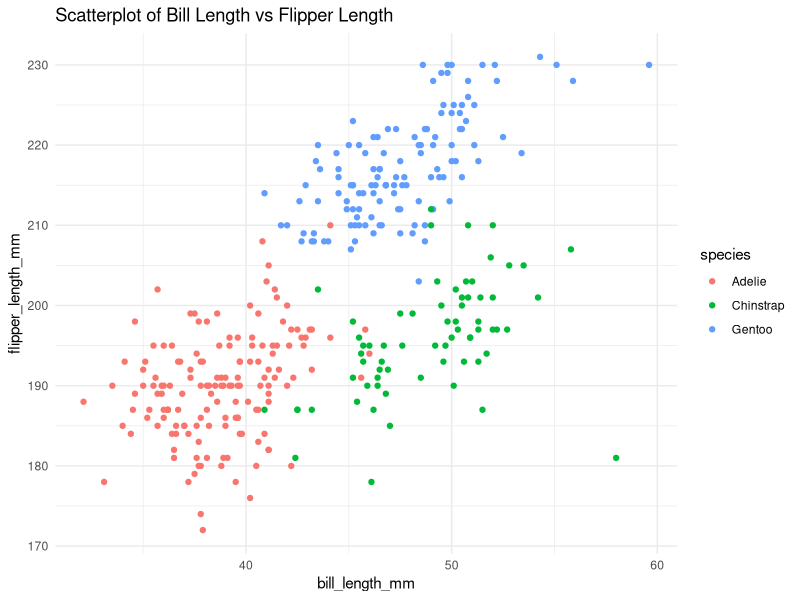
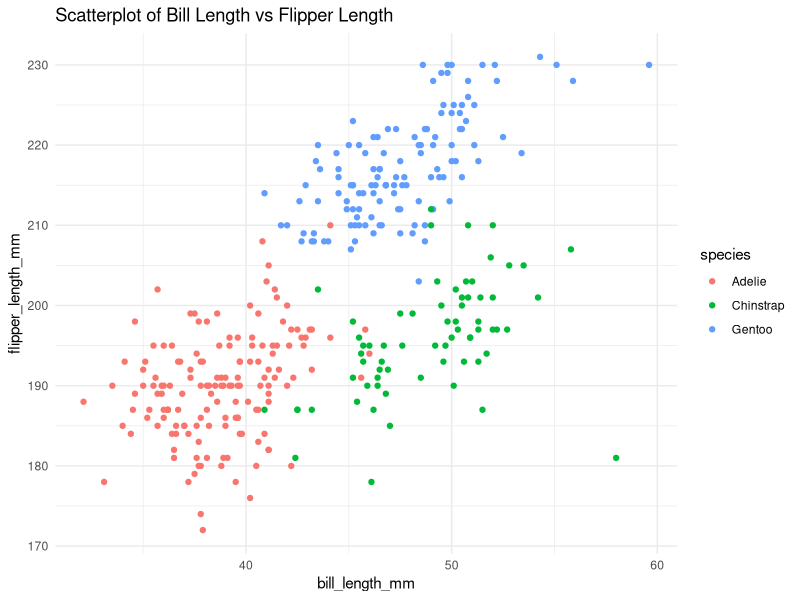

The R source for these figures, in order:
## ---- chunk 1
knitr::opts_chunk$set(echo = TRUE)
## ---- chunk 2
# Load the 'penguins' dataset from the 'palmerpenguins' package
data("penguins", package = "palmerpenguins")
## ---- chunk 3
# Load the ggplot2 library
library(ggplot2)

# Create a scatterplot
scatter_plot<-
  ggplot(data = penguins, aes(x = bill_length_mm, y = flipper_length_mm, color = species)) +
  geom_point() +
  labs(title = "Scatterplot of Bill Length vs Flipper Length", x = "bill_length_mm", y = "flipper_length_mm") +
  theme_minimal()
plot(scatter_plot)
# Save the plot to the project directory
ggsave("scatterplot.png", plot = scatter_plot, width = 6, height = 4, dpi = 300)
## ---- chunk 4
# Load the tidyverse package
library(tidyverse)

# Set a seed for reproducibility
set.seed(123)

# Generate a random sample from a standard normal distribution
random_sample <- rnorm(10)

# Create the data frame with the corrected logical vector
df <- data.frame(
  random_sample = random_sample, # Random sample from standard Normal distribution
  logical_vector = random_sample > 0, # Logical vector indicating if each element of the sample > 0
  character_vector = sample(letters[1:10], 10, replace = TRUE), # Character vector of length 10
  factor_vector = factor(sample(c("Level1", "Level2", "Level3"), 10, replace = TRUE)) # Factor vector with 3 levels
)

print(df)
## ---- chunk 5
# Mean of the numeric random sample
mean(df %>% pull(random_sample)) # This will work

# Mean of the logical vector
mean(df %>% pull(logical_vector)) # This will work (logical values are coerced to numeric: TRUE = 1, FALSE = 0)

# Mean of the character vector
mean(df %>% pull(character_vector)) # This will not work (character cannot be coerced to numeric)

# Mean of the factor vector
mean(df %>% pull(factor_vector)) # This will not work (factors are internally stored as integers but have a level attribute)
## ---- chunk 6
# Coerce logical vector to numeric
numeric_logical <- as.numeric(df$logical_vector)

# Coerce character vector to numeric
numeric_character <- as.numeric(df$character_vector)

# Coerce factor vector to numeric
numeric_factor <- as.numeric(df$factor_vector)
## ---- chunk 7
# Calculate the mean of logic vector again
mean_numeric_logical <- mean(numeric_logical)  # This will work, calculating the proportion of TRUE values

# Calculate the mean of character vector again
mean_numeric_character <- mean(numeric_character, na.rm = TRUE)  # This will return NA or an error due to NA values

# Calculate the mean of factor vector again
mean_numeric_factor <- mean(numeric_factor)  # This will work, but the result may not be meaningful

# Print the results
print(mean(df %>% pull(random_sample))) 
print(mean_numeric_logical)    # Proportion of TRUE values
print(mean_numeric_character)  # Will be NA
print(mean_numeric_factor)     # Mean of factor levels' integer codes
